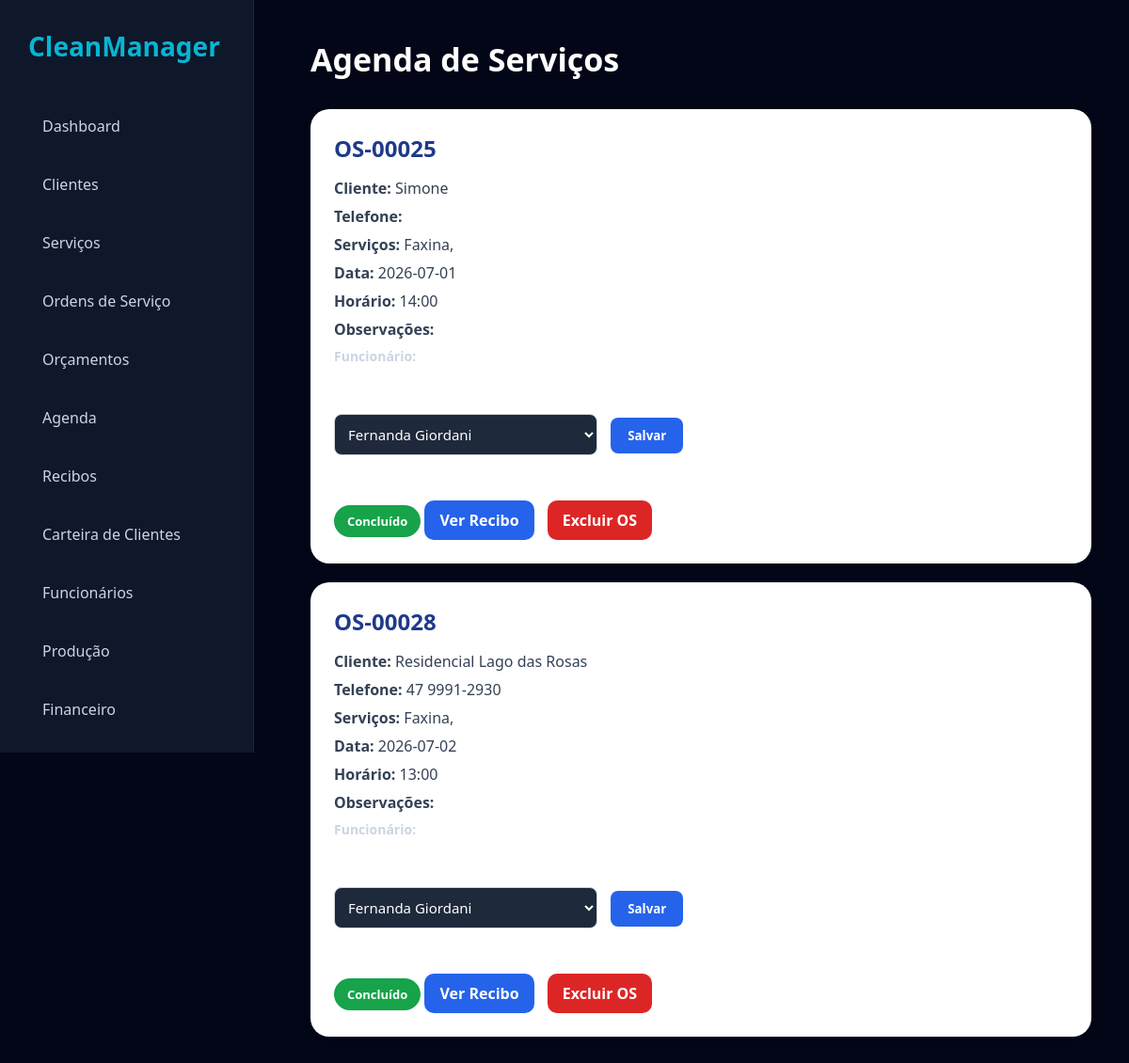
Page /admin/agenda.php on the earlier database version.
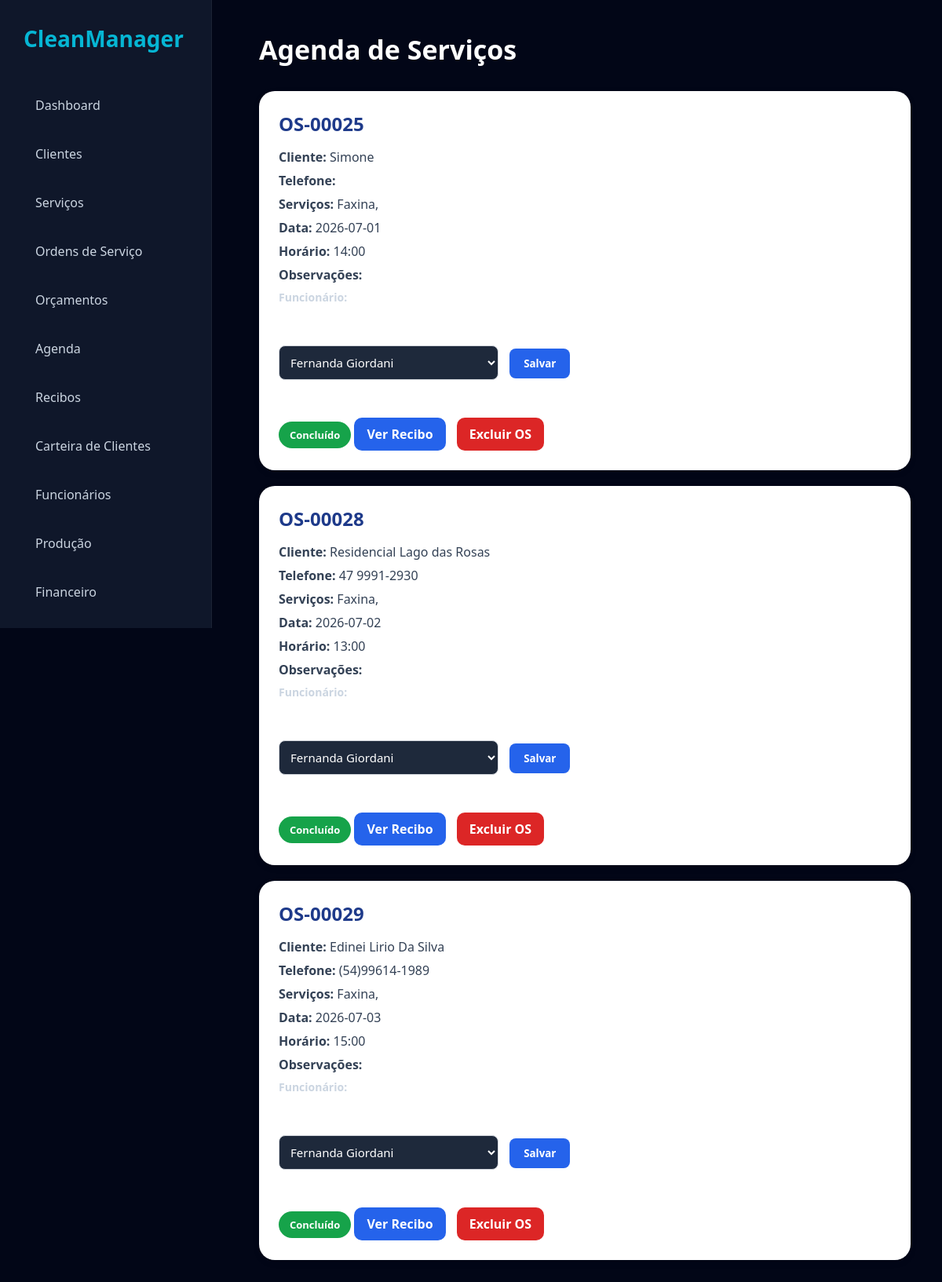
Same page on the later database version.
### tables this page shows
CREATE TABLE agenda (

    id INTEGER PRIMARY KEY AUTOINCREMENT,

    cliente TEXT,

    telefone TEXT,

    servicos TEXT,

    data TEXT,

    status TEXT

, orcamento_id INTEGER, horario TEXT, observacoes TEXT, os_numero TEXT, valor REAL DEFAULT 0, funcionario_id INTEGER, funcionario_nome TEXT);

CREATE TABLE funcionarios (

id INTEGER PRIMARY KEY AUTOINCREMENT,

nome TEXT,

cpf TEXT,

telefone TEXT,

email TEXT,

endereco TEXT,

cargo TEXT,

usuario TEXT,

senha TEXT,

nivel TEXT,

ativo INTEGER DEFAULT 1

);

### admin/agenda.php (the view, shortened to what this page needs)
<?php
include '../config/conexao.php';
$agenda = $db->query("
SELECT *
FROM agenda
ORDER BY
CASE
WHEN status='Agendado' THEN 1
WHEN status='Em andamento' THEN 2
WHEN status='Concluído' THEN 3
ELSE 4
END,
data ASC,
horario ASC
");
?>
<!DOCTYPE html>
<html lang="pt-br">
<head>
<link rel="stylesheet" href="../assets/css/dashboard.css">
</head>
<body>
<?php include '../includes/sidebar.php'; ?>
<div class="content">
<div class="topbar">
<h1>Agenda de Serviços</h1>
</div>
<?php while($item=$agenda->fetchArray()){ ?>
<div class="agenda-card">
<h2>
<?= $item['os_numero']; ?>
</h2>
<p>
<strong>Cliente:</strong>
<?= $item['cliente']; ?>
</p>
<p>
<strong>Telefone:</strong>
<?= $item['telefone']; ?>
</p>
<p>
<strong>Serviços:</strong>
<?= $item['servicos']; ?>
</p>
<p>
<strong>Data:</strong>
<?= $item['data']; ?>
</p>
<p>
<strong>Horário:</strong>
<?= $item['horario']; ?>
</p>
<p>
<strong>Observações:</strong>
</p>
<?php
$funcionarios = $db->query("
SELECT *
FROM funcionarios
WHERE ativo=1
ORDER BY nome
");
?>
<form
method="POST"
action="salvar-funcionario-agenda.php">
<label>
<strong>Funcionário:</strong>
</label>
<br><br>
<select name="funcionario_id">
<?php while($f=$funcionarios->fetchArray()){ ?>
<option
value="<?= $f['id']; ?>"
<?= ($item['funcionario_id']==$f['id'])?'selected':''; ?>>
<?= $f['nome']; ?>
</option>
<?php } ?>
</select>
<button>
Salvar
</button>
</form>
<div class="action-area">
<?php if($item['status']=='Concluído'){ ?>
<span class="status concluido">
Concluído
</span>
<a
href="recibos.php?os=<?= $item['orcamento_id']; ?>"
class="action-btn start">
Ver Recibo
</a>
<a
href="excluir-os.php?id=<?= $item['id']; ?>"
class="action-btn delete"
onclick="return confirm('Deseja realmente excluir esta Ordem de Serviço?\n\nTodos os dados relacionados serão apagados.\n\nDeseja continuar?');">
Excluir OS
</a>
<?php } ?>
</div>
</div>
<?php } ?>
</div>
</body>
</html>

Differences in the rows shown:
added agenda: os_numero "OS-00029", cliente "Edinei Lirio Da Silva", telefone "(54)99614-1989", servicos "Faxina,", data "2026-07-03", horario "15:00", funcionario_id "Fernanda Giordani"
